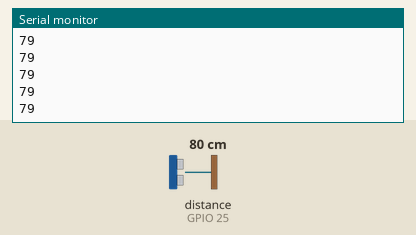
Simulated run of this sketch. Board: ESP32. Parts: the last lines printed to the serial monitor. Wiring (inferred from the names in the program): ultrasonic range finder: trigger GPIO 26; echo GPIO 25. Inputs (shaded band) come from the test bench; at power-on: distance to the obstacle (sensor on GPIO 25) 80 cm. The echo pulse lasts 58.3 µs per cm.

Above: at 2.2 s.
2.3 s: distance to the obstacle (sensor on GPIO 25) set to 2 cm
At 3.2 s:
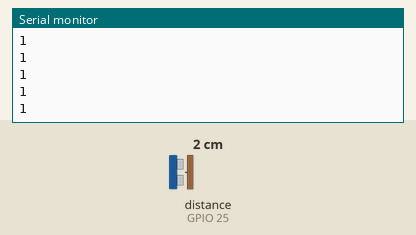
3.8 s: distance to the obstacle (sensor on GPIO 25) set to 4 cm
At 4.4 s:
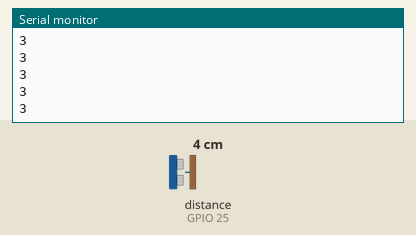
Timing chart, 0 to 6.8 s (numbered marks = the images above; inputs shaded):
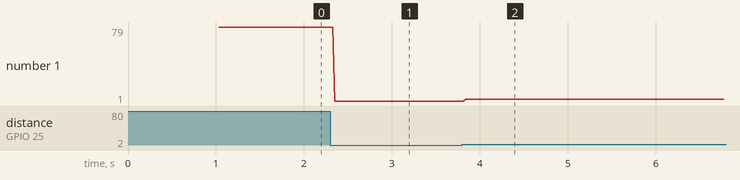

The sketch:

sonicSensor.ino
```cpp
//www.elegoo.com
//2016.12.08

//// ON/OFF Switch
//const int buttonPin = 9;    // the number of the pushbutton pin
//bool ON = false;         // the current state of the output pin (initially OFF)
//int buttonState;             // the current reading from the input pin
//int lastButtonState = LOW;   // the previous reading from the input pin
//unsigned long lastDebounceTime = 0;  // the last time the output pin was toggled
//unsigned long debounceDelay = 50;    // the debounce time; increase if the output flickers

// Ultrasonic Sensor Library
#include "SR04.h"

// Back Ultrasonic Sensor
#define BACK_TRIG_PIN 26
#define BACK_ECHO_PIN 25
SR04 back_sensor = SR04(BACK_ECHO_PIN, BACK_TRIG_PIN);
long back_distance;

//// Front Ultrasonic Sensor
//#define FRONT_TRIG_PIN 3
//#define FRONT_ECHO_PIN 2
//SR04 front_sensor = SR04(FRONT_ECHO_PIN, FRONT_TRIG_PIN);
//long front_distance;

//// DC Motor
//#define ENABLE 7
//#define DIRA 6
//#define DIRB 5
//float senseResistance = 1.5;

// Controls
//int RUN_DISTANCE = 10;
//int BRAKE_DISTANCE = 20;

void setup() {

//  // ON/OFF Switch
//  pinMode(buttonPin, INPUT);

//  // Set DC Motor Pin Direction
//  pinMode(ENABLE,OUTPUT);
//  pinMode(DIRA,OUTPUT);
//  pinMode(DIRB,OUTPUT);
//  pinMode(A0, INPUT);

  // Serial Monitor
  Serial.begin(115200);
  delay(1000);
}

void loop() {

//  // Detect ON/OFF button press
//  checkForButtonPress();
//
//  if (ON) {

    // Collect & record distance measure
    back_distance = back_sensor.Distance();
    Serial.println(back_distance);
//    front_distance = front_sensor.Distance();
//    printSensorValues();

//    // Check the motor current
//    // https://www.arduino.cc/en/Tutorial/BuiltInExamples/ReadAnalogVoltage
//    float sensorValueMax = 1023.0;
//    float motorVoltageSupply = 3.3;
//    int sensorValue = analogRead(A0);
//    float motorVoltage = sensorValue * (motorVoltageSupply / sensorValueMax); // Scaled between 0V and 3.3V
//    // V = IR -> I = V/R
//    float motorCurrent = motorVoltage / senseResistance;
//
////    Serial.print("sensorValue = ");
////    Serial.println(sensorValue);
//    Serial.print("motorVoltage = ");
//    Serial.println(motorVoltage);
//    Serial.print("motorCurrent = ");
//    Serial.println(motorCurrent);
//
//    // Turn the motor ON if:
//    // a threat is close to the backand no frontal obstacles are near.
//    if ((back_distance < RUN_DISTANCE) && (front_distance > BRAKE_DISTANCE)) {
//      motorON();
//    } else {
//      motorOFF();
//    }
//  }
}


// Helper Functions

//void printSensorValues() {
//    Serial.print("Back = ");
//    Serial.print(back_distance);
//    Serial.print("cm");
//    Serial.print(", ");
//    Serial.print("Front = ");
//    Serial.print(front_distance);
//    Serial.println("cm");
//    delay(10);
//}
//
//void motorON() {
////    Serial.println("Motor on");
//    digitalWrite(ENABLE,255); // enable full speed
//    digitalWrite(DIRA,HIGH); //one way
//    digitalWrite(DIRB,LOW);
//}
//
//void motorOFF() {
//  digitalWrite(ENABLE,LOW);
//}
//
//void checkForButtonPress() {
//
//  int reading = digitalRead(buttonPin);
//
//  if (reading != lastButtonState) {
//    lastDebounceTime = millis();
//  }
//
//  if ((millis() - lastDebounceTime) > debounceDelay) {
//    if (reading != buttonState) {
//      buttonState = reading;
//      if (buttonState == HIGH) {
//        ON = !ON; // Switch the ON/OFF state
//      }
//    }
//  }
//
//  lastButtonState = reading;
//}
```

SR04.cpp
```cpp
#include "SR04.h"

SR04::SR04(int echoPin, int triggerPin) {
    _echoPin = echoPin;
    _triggerPin = triggerPin;
    pinMode(_echoPin, INPUT);
    pinMode(_triggerPin, OUTPUT);
    _autoMode = false;
    _distance = 999;
}


long SR04::Distance() {
    long d = 0;
    _duration = 0;
    digitalWrite(_triggerPin, LOW);
    delayMicroseconds(2);
    digitalWrite(_triggerPin, HIGH);
    delayMicroseconds(10);
    digitalWrite(_triggerPin, LOW);
    delayMicroseconds(2);
    _duration = pulseIn(_echoPin, HIGH, PULSE_TIMEOUT);
    d = MicrosecondsToCentimeter(_duration);
    delay(25);
    return d;
}

long SR04::DistanceAvg(int wait, int count) {
    long min, max, avg, d;
    min = 999;
    max = 0;
    avg = d = 0;

    if (wait < 25) {
        wait = 25;
    }

    if (count < 1) {
        count = 1;
    }

    for (int x = 0; x < count + 2; x++) {
        d = Distance();

        if (d < min) {
            min = d;
        }

        if (d > max) {
            max = d;
        }

        avg += d;
    }

    // substract highest and lowest value
    avg -= (max + min);
    // calculate average
    avg /= count;
    return avg;
}

void SR04::Ping() {
    _distance = Distance();
}

long SR04::getDistance() {
    return _distance;
}

long SR04::MicrosecondsToCentimeter(long duration) {
    long d = (duration * 100) / 5882;
    //d = (d == 0)?999:d;
    return d;
}
```

SR04.h
```cpp
#ifndef SR04_H
#define SR04_H

#if defined(ARDUINO) && ARDUINO >= 100
	#include "Arduino.h"
#else
	#include "WProgram.h"
#endif
//#include "pins_arduino.h"

#include <inttypes.h>

#define PULSE_TIMEOUT 150000L	// 100ms
#define DEFAULT_DELAY 10
#define DEFAULT_PINGS 5
class SR04 {
public:

	/**
	* Constructor
	* Ultrasonic sensor SR04, four connections pins
	* VCC, ECHO, TRIGGER, GND
	* <br>
	* \param echoPin digital INPUT-Pin for measuring distance
	* \param triggerPin if 10us high a trigger signal is generated from
	*					SR04
	*
	* \return void
	*/
	SR04(int echoPin, int triggerPin);

	/**
	* Do a measurment for this sensor. Return distance as long
	* in centimenter
	* \return long distance in centimeter
	*/
	long Distance();

	/**
	* Do count measurents and calculate the average.
	* To avoid defilement from ow/high peaks, min/max values
	* are substracted from the average
	*
	* \param wait delay between measurements, default = DEFAULT_DELAY/ms
	* \param count number of measurements, default DEFAULT_PINGS
	* \return long distance in centimeter
	**/
	long DistanceAvg(int wait=DEFAULT_DELAY, int count=DEFAULT_PINGS);

	/**
	* Do only a ping. Get result with methode getDistance()
	*
	* \param keine
	*/
	void Ping() ;

	/**
	* return latest distance. Methode Ping() should be called before
	* \param keine
	* \return Distanz in Zentimeter
	*/
	long getDistance();


private:
	/**
	* Do the measurement calculation and return result in centimeter
	* SR04 measure echo time to obstacle and return way.
	* <br>
	* Sound travels with 340m/sec
	* <br>
	* Example: Obstace 100cm away from SR04. Measure time is 100cm to
	* obstacle and 100cm return = 200cm
	* <br>
	* 1sec = 1000ms = 1.000.000uS
	* 1.000.000 / 340 = Distance in microseconds for 100cm
	* 2941uS fuer 100cm = 5882 uS fuer 200cm
	*
	* duration / 5882 * 100 = distance in cm
	*/
	long MicrosecondsToCentimeter(long duration);

	long _currentDistance;
	int _echoPin, _triggerPin;
	long _duration, _distance;
	bool _autoMode;
};
#endif
```

Measured:
- after the input at 2.3 s, the serial monitor: prints a new line after 0.05 s (image 1)
- after the input at 3.8 s, the serial monitor: prints a new line at once (image 2)
- plotted number 1: 79 → 1 after the input at 2.3 s, 1 → 3 after the input at 3.8 s
